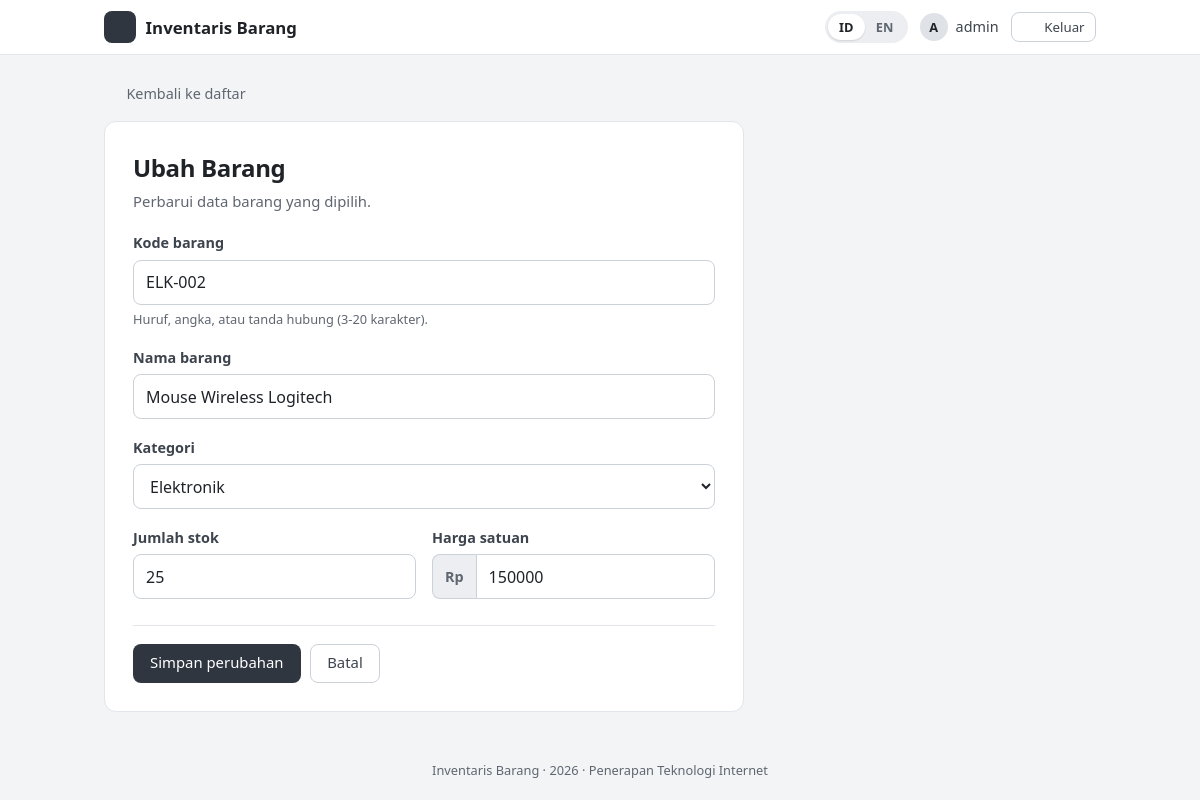
/edit.php?id=2 (signed in), run on the app's committed database.
### tables this page shows
CREATE TABLE barang (
  id          INT UNSIGNED NOT NULL AUTO_INCREMENT,
  kode_barang VARCHAR(20)  NOT NULL,
  nama_barang VARCHAR(100) NOT NULL,
  kategori    VARCHAR(30)  NOT NULL,
  jumlah      INT UNSIGNED NOT NULL DEFAULT 0,
  harga       INT UNSIGNED NOT NULL DEFAULT 0,
  created_at  TIMESTAMP    NOT NULL DEFAULT CURRENT_TIMESTAMP,
  updated_at  TIMESTAMP    NOT NULL DEFAULT CURRENT_TIMESTAMP ON UPDATE CURRENT_TIMESTAMP,
  PRIMARY KEY (id),
  UNIQUE KEY uq_barang_kode (kode_barang)
);

### includes/validasi.php (called while the page is built, shortened)
<?php
function daftar_kategori(): array
{
    return [
        'Elektronik' => 'cat_elektronik',
        'Alat Tulis' => 'cat_alat_tulis',
        'Furnitur'   => 'cat_furnitur',
        'Perkakas'   => 'cat_perkakas',
        'Lainnya'    => 'cat_lainnya',
    ];
}

### includes/form_barang.php (the view, shortened to what this page needs)
<form method="POST" action="<?= e($aksi) ?>" class="form" novalidate>
    <div class="field <?= isset($errors['kode_barang']) ? 'has-error' : '' ?>">
        <label for="kode_barang"><?= e(t('f_code')) ?></label>
        <input type="text" id="kode_barang" name="kode_barang" maxlength="20" value="<?= e($data['kode_barang']) ?>">
        <small class="hint"><?= e(t('f_code_hint')) ?></small>
    </div>
    <div class="field <?= isset($errors['nama_barang']) ? 'has-error' : '' ?>">
        <label for="nama_barang"><?= e(t('f_name')) ?></label>
        <input type="text" id="nama_barang" name="nama_barang" maxlength="100" value="<?= e($data['nama_barang']) ?>">
    </div>
    <div class="field <?= isset($errors['kategori']) ? 'has-error' : '' ?>">
        <label for="kategori"><?= e(t('f_category')) ?></label>
        <select id="kategori" name="kategori">
            <?php foreach (daftar_kategori() as $nilai => $kunci): ?>
                <option value="<?= e($nilai) ?>" <?= $data['kategori'] === $nilai ? 'selected' : '' ?>><?= e(t($kunci)) ?></option>
            <?php endforeach; ?>
        </select>
    </div>
    <div class="row">
        <div class="field <?= isset($errors['jumlah']) ? 'has-error' : '' ?>">
            <label for="jumlah"><?= e(t('f_qty')) ?></label>
            <input type="text" inputmode="numeric" id="jumlah" name="jumlah" value="<?= e($data['jumlah']) ?>">
        </div>
        <div class="field <?= isset($errors['harga']) ? 'has-error' : '' ?>">
            <label for="harga"><?= e(t('f_price')) ?></label>
            <div class="affix"><span>Rp</span><input type="text" inputmode="numeric" id="harga" name="harga" value="<?= e($data['harga']) ?>"></div>
        </div>
    </div>
    <div class="actions">
        <button type="submit" class="btn btn-primary"><?= e($label_tombol) ?></button>
        <a href="index.php" class="btn btn-ghost"><?= e(t('btn_cancel')) ?></a>
    </div>
</form>

### assets/style.css (style rules this page uses)
:root { --bg: #f3f4f6; --surface: #ffffff; --ink: #1f2328; --ink-2: #3d444d; --muted: #5f6670; --line: #e2e5e9; --line-strong: #cbd1d8; --primary: #2f3640; --primary-hover: #1a1f26; --soft: #eceef1; --soft-hover: #dfe2e7; --soft-2: #f7f8f9; --danger: #b42318; --danger-bg: #fef3f2; --danger-line: #fecdca; --ok: #067647; --ok-bg: #ecfdf3; --ok-line: #abefc6; --warn: #93370d; --warn-bg: #fffaeb; --warn-line: #fedf89; --radius: 8px; --font: "Segoe UI", system-ui, -apple-system, Roboto, "Helvetica Neue", Arial, sans-serif; }
* { box-sizing: border-box; }
html { font-size: 16px; }
body { margin: 0; min-height: 100vh; display: flex; flex-direction: column; background: var(--bg); color: var(--ink); font-family: var(--font); line-height: 1.5; -webkit-font-smoothing: antialiased; }
a { color: var(--ink-2); }
.btn { display: inline-flex; align-items: center; justify-content: center; gap: .4rem; padding: .55rem 1rem; border-radius: var(--radius); border: 1px solid transparent; font: inherit; font-size: .93rem; font-weight: 500; cursor: pointer; text-decoration: none; line-height: 1.3; transition: background .12s, border-color .12s; }
.btn-primary { background: var(--primary); color: #fff; }
.btn-ghost { background: var(--surface); color: var(--ink-2); border-color: var(--line-strong); }
.form { display: grid; gap: 1.1rem; }
.field { display: flex; flex-direction: column; gap: .35rem; min-width: 0; }
.field label { font-weight: 600; font-size: .9rem; color: var(--ink-2); }
.field input, .field select { padding: .6rem .75rem; border: 1px solid var(--line-strong); border-radius: var(--radius); font: inherit; background: var(--surface); color: var(--ink); width: 100%; }
.hint { color: var(--muted); font-size: .8rem; }
.row { display: grid; grid-template-columns: 1fr 1fr; gap: 1rem; }
.actions { display: flex; gap: .6rem; margin-top: .5rem; padding-top: 1.1rem; border-top: 1px solid var(--line); }
.affix { display: flex; }
.affix span { display: inline-flex; align-items: center; padding: 0 .75rem; background: var(--soft); border: 1px solid var(--line-strong); border-right: 0; border-radius: var(--radius) 0 0 var(--radius); color: var(--muted); font-size: .9rem; font-weight: 600; }
.affix input { border-radius: 0 var(--radius) var(--radius) 0; }

### data on the page
barang: kode_barang "ELK-002", nama_barang "Mouse Wireless Logitech", jumlah "25", harga "150000"

### other printed values
t('app_name') "Inventaris Barang"
$inisial "A"
$_SESSION['username'] "admin"
t('nav_logout') "Keluar"
t('back_list') "Kembali ke daftar"
t('edit_title') "Ubah Barang"
t('edit_sub') "Perbarui data barang yang dipilih."
t('f_code') "Kode barang"
t('f_code_hint') "Huruf, angka, atau tanda hubung (3-20 karakter)."
t('f_name') "Nama barang"
t('f_category') "Kategori"
t('f_qty') "Jumlah stok"
t('f_price') "Harga satuan"
$label_tombol "Simpan perubahan"
t('btn_cancel') "Batal"
